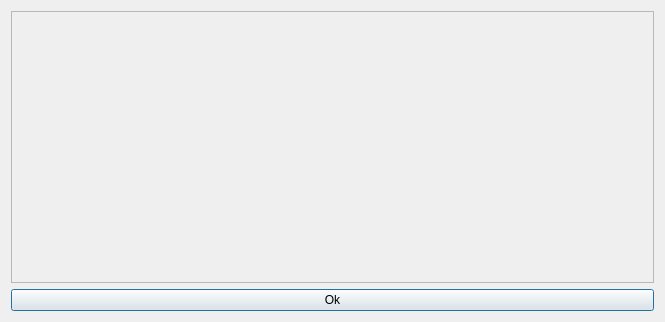
<?xml version="1.0" encoding="UTF-8"?>
<ui version="4.0">
 <class>Dialog</class>
 <widget class="QDialog" name="Dialog">
  <property name="geometry">
   <rect>
    <x>0</x>
    <y>0</y>
    <width>665</width>
    <height>322</height>
   </rect>
  </property>
  <property name="sizePolicy">
   <sizepolicy hsizetype="Minimum" vsizetype="Minimum">
    <horstretch>0</horstretch>
    <verstretch>0</verstretch>
   </sizepolicy>
  </property>
  <property name="windowTitle">
   <string>Dialog</string>
  </property>
  <layout class="QGridLayout" name="gridLayout_2">
   <item row="0" column="0">
    <widget class="QScrollArea" name="scrollArea">
     <property name="widgetResizable">
      <bool>true</bool>
     </property>
     <widget class="QWidget" name="scrollAreaWidgetContents">
      <property name="geometry">
       <rect>
        <x>0</x>
        <y>0</y>
        <width>645</width>
        <height>273</height>
       </rect>
      </property>
      <layout class="QGridLayout" name="gridLayout">
       <item row="0" column="0">
        <widget class="QLabel" name="errorLabel">
         <property name="text">
          <string/>
         </property>
         <property name="wordWrap">
          <bool>true</bool>
         </property>
        </widget>
       </item>
      </layout>
     </widget>
    </widget>
   </item>
   <item row="1" column="0">
    <widget class="QPushButton" name="confirmButton">
     <property name="text">
      <string>Ok</string>
     </property>
    </widget>
   </item>
  </layout>
 </widget>
 <resources/>
 <connections>
  <connection>
   <sender>confirmButton</sender>
   <signal>clicked()</signal>
   <receiver>Dialog</receiver>
   <slot>close()</slot>
   <hints>
    <hint type="sourcelabel">
     <x>332</x>
     <y>301</y>
    </hint>
    <hint type="destinationlabel">
     <x>332</x>
     <y>160</y>
    </hint>
   </hints>
  </connection>
 </connections>
</ui>
